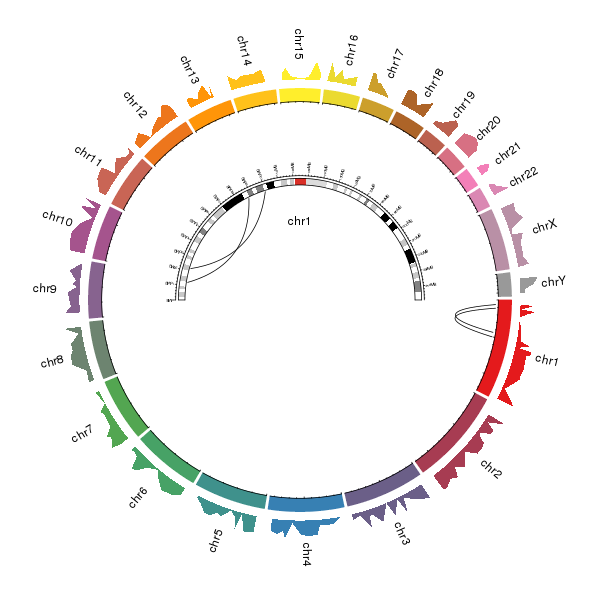

Write the R code that produced this figure.
library(circlize)

col = c('#E41A1C', '#A73C52', '#6B5F88', '#3780B3', '#3F918C', '#47A266', '#53A651', '#6D8470', '#87638F', '#A5548D', '#C96555', '#ED761C', '#FF9508', '#FFC11A', '#FFEE2C', '#EBDA30', '#CC9F2C', '#AD6428', '#BB614F', '#D77083', '#F37FB8', '#DA88B3', '#B990A6', '#999999')

par(mar = c(1, 1, 1, 1))
circos.initializeWithIdeogram(plotType = NULL)

circos.trackPlotRegion(ylim = c(0, 1), bg.border = NA, track.height = 0.05,
    panel.fun = function(x, y) {
        xlim = get.cell.meta.data("xlim")
		chr = get.cell.meta.data("sector.index")
		
		theta = mean(get.cell.meta.data("xplot")) %% 360
		
		if(theta < 90 || theta > 270) {
			direction = "vertical_right"
		} else {
			direction = "vertical_left"
		}
        circos.text(mean(xlim), 0.5, labels = chr, direction = direction)
    })

bed = generateRandomBed(nr = 200, fun = function(k) runif(k))
circos.genomicTrackPlotRegion(bed, bg.border = NA, panel.fun = function(region, value, ...) {
	i = get.cell.meta.data("sector.numeric.index")
	circos.genomicLines(region, value, area = TRUE, border = NA, area.baseline = 0, col = col[i])
}, track.height = 0.1)

circos.trackPlotRegion(ylim = c(0, 1), bg.border = col, bg.col = col, panel.fun = function(x, y) {
	chr = get.cell.meta.data("sector.index")
	circos.axis(h = "bottom", labels = NULL, sector.index = chr, direction = "inside", major.tick.percentage = 0.2)
}, track.height = 0.05)

region1 = data.frame(chr = c("chr1", "chr1"),
                     start = c(12345678, 22222222),
					 end = c(12345678, 22222222))
region2 = data.frame(chr = c("chr1", "chr1"),
                     start = c(87654321, 99999999),
					 end = c(87654321, 99999999))					 
circos.genomicLink(region1, region2, top.ratio = 0.8)

circos.clear()

par(mar = c(1, 1, 1, 1), new = TRUE)
    
circos.par("canvas.xlim" = c(-2, 2), "canvas.ylim" = c(-2, 2), clock.wise = FALSE,
    cell.padding = c(0, 0, 0, 0), gap.degree = 180)
circos.initializeWithIdeogram(chromosome.index = "chr1", plotType = c("ideogram", "axis"))

text(0, 0.6, "chr1")

circos.genomicLink(region1, region2, top.ratio = 0.8)

circos.clear()       
     
